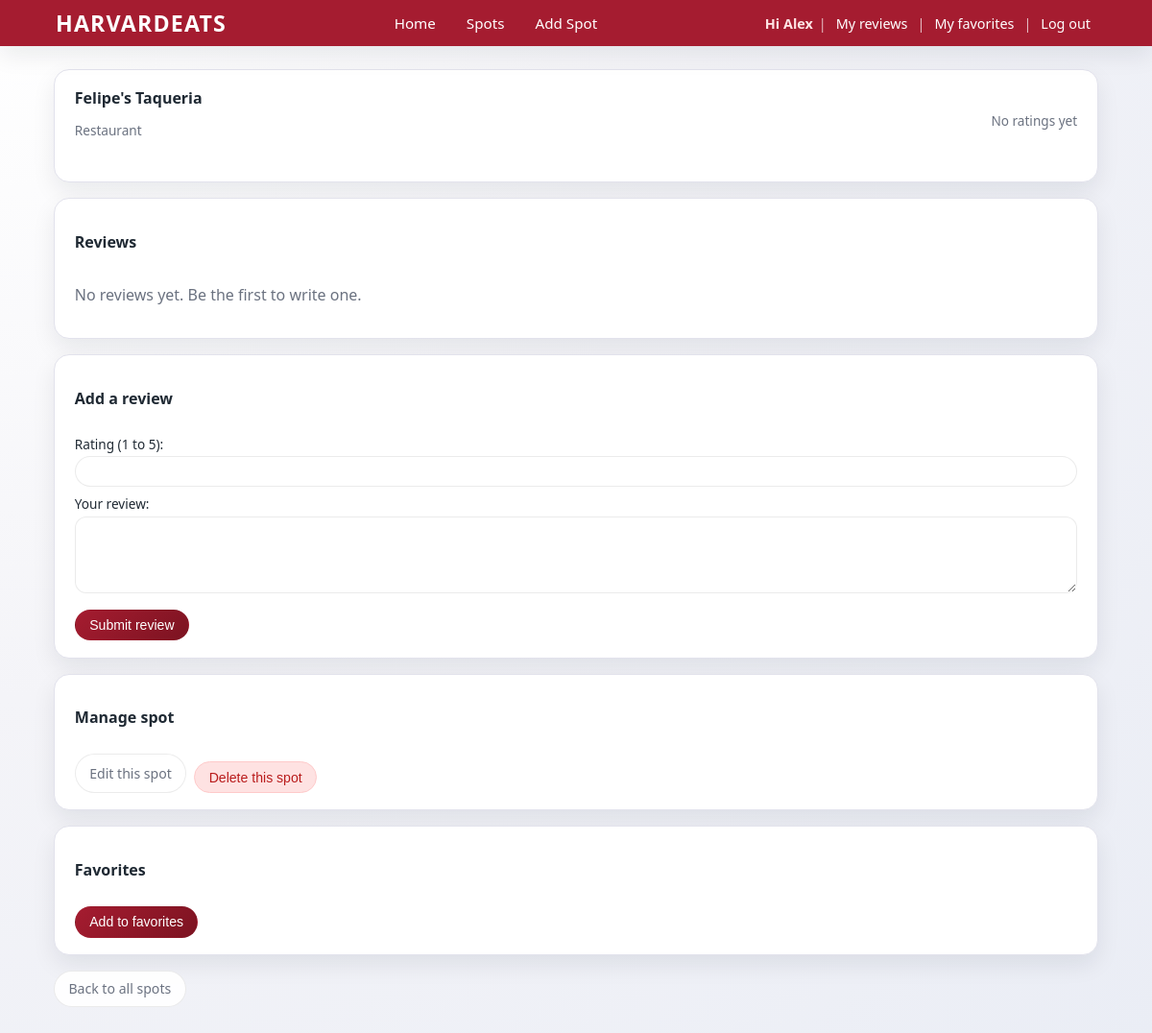
The app's page /spot/40 (signed in), older data.
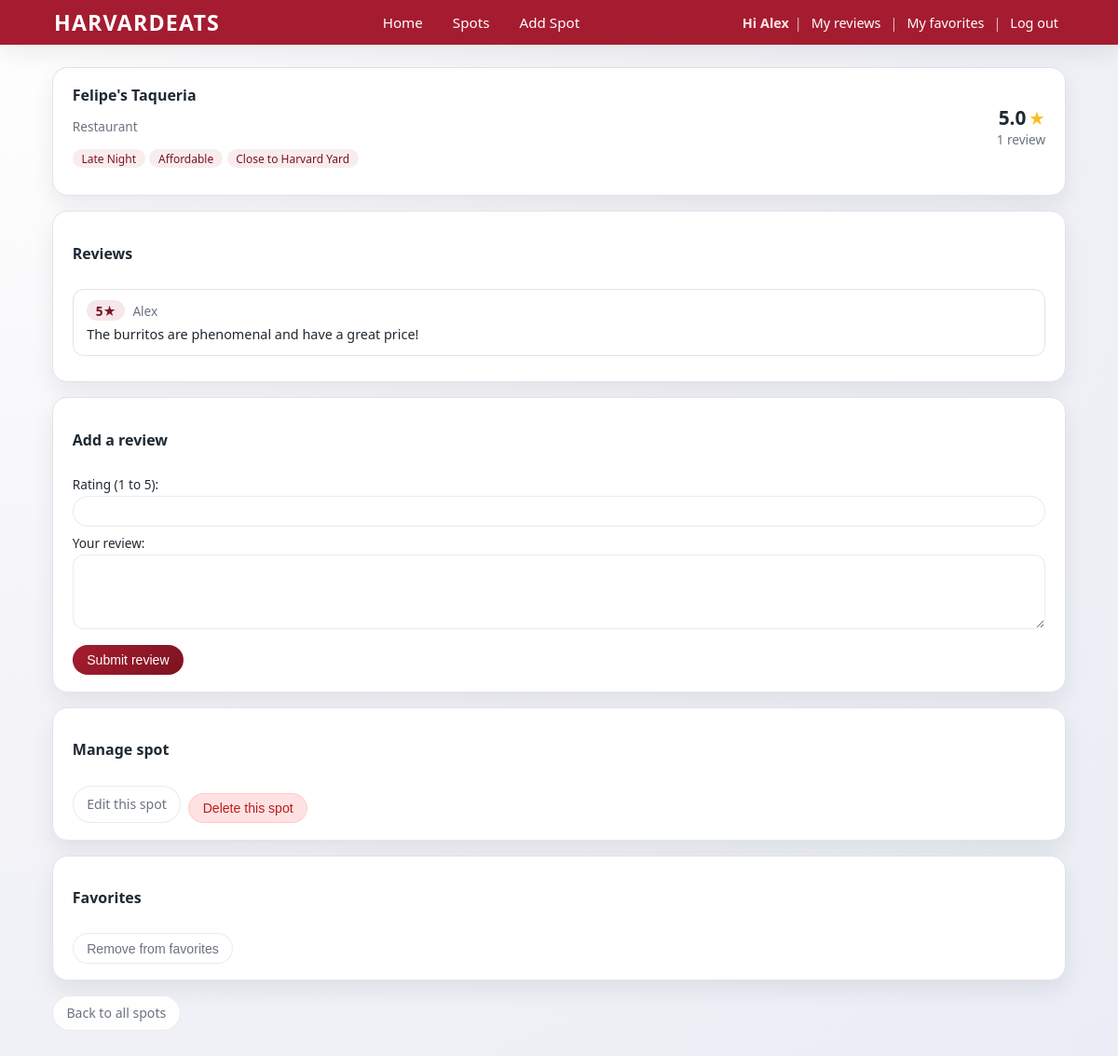
The same page, newer data.
### tables this page shows
CREATE TABLE users (
    id INTEGER PRIMARY KEY AUTOINCREMENT,
    username TEXT UNIQUE NOT NULL,
    hash TEXT NOT NULL
, is_admin INTEGER DEFAULT 0);

CREATE TABLE reviews (
    id INTEGER PRIMARY KEY AUTOINCREMENT,
    spot_id INTEGER NOT NULL,
    rating INTEGER NOT NULL,
    text TEXT,
    user_id INTEGER,
    created_at TIMESTAMP DEFAULT CURRENT_TIMESTAMP
);

### app.py (the view)
@app.route("/spot/<int:spot_id>")
def spot_detail(spot_id):
    if not session.get("user_id"):
        return redirect(url_for("login"))
    db = get_db()
    spot = db.execute(
        """
        SELECT
            id,
            name,
            category,
            latitude,
            longitude,
            late_night,
            fine_dining,
            health_conscious,
            affordable,
            sweet_treat,
            close
        FROM spots
        WHERE id = ?
        """,
        (spot_id,)
    ).fetchone()
    reviews = db.execute(
        """
        SELECT reviews.rating,
               reviews.text,
               users.username
        FROM reviews
        LEFT JOIN users ON reviews.user_id = users.id
        WHERE reviews.spot_id = ?
        ORDER BY reviews.id DESC
        """,
        (spot_id,)
    ).fetchall()
    avg_row = db.execute(
        "SELECT ROUND(AVG(rating), 1) AS avg_rating, COUNT(*) AS review_count FROM reviews WHERE spot_id = ?",
        (spot_id,)
    ).fetchone()
    avg_rating = avg_row["avg_rating"]
    review_count = avg_row["review_count"]
    is_favorite = False
    if session.get("user_id") and spot is not None:
        fav = db.execute(
            "SELECT 1 FROM favorites WHERE user_id = ? AND spot_id = ?",
            (session["user_id"], spot_id)
        ).fetchone()
        is_favorite = fav is not None
    db.close()
    if spot is None:
        return "Spot not found", 404
    return render_template(
        "spot_detail.html",
        spot=spot,
        reviews=reviews,
        is_favorite=is_favorite,
        avg_rating=avg_rating,
        review_count=review_count
    )

### app.py (called while the page is built)
def get_db():
    connection = sqlite3.connect("spots.db")
    connection.row_factory = sqlite3.Row  # lets us use column names later
    return connection

### templates/spot_detail.html (shortened to what this page needs)
{% extends "layout.html" %}
{% block content %}
<div class="card">
  <div class="card-header">
    <div>
      <h2 class="card-title">{{ spot["name"] }}</h2>
      <p class="card-subtitle">{{ spot["category"] }}</p>
      <div class="tags" style="margin-top:6px;">
        {% if spot.late_night %}<span class="tag">Late Night</span>{% endif %}
        {% if spot.affordable %}<span class="tag">Affordable</span>{% endif %}
        {% if spot.close %}<span class="tag">Close to Harvard Yard</span>{% endif %}
      </div>
    </div>
    <div class="spot-summary-rating">
      {% if avg_rating %}
        <div class="rating-badge">
          <span class="rating-value">{{ avg_rating }}</span>
          <span class="rating-star">★</span>
        </div>
        <div class="spot-meta">
          {{ review_count }} review{% if review_count != 1 %}s{% endif %}
        </div>
      {% else %}
        <div class="spot-meta">No ratings yet</div>
      {% endif %}
    </div>
  </div>
</div>
<div class="card">
  <div class="card-header">
    <h3 class="card-title">Reviews</h3>
  </div>
  {% if reviews %}
    <ul class="review-list">
      {% for review in reviews %}
        <li class="review-item">
          <div class="review-header">
            <span class="rating-pill">{{ review["rating"] }}★</span>
            {% if review["username"] %}
              <span class="review-user">{{ review["username"] }}</span>
            {% endif %}
          </div>
          <p class="review-text">{{ review["text"] }}</p>
        </li>
      {% endfor %}
    </ul>
  {% else %}
    <p class="text-muted">No reviews yet. Be the first to write one.</p>
  {% endif %}
</div>
{% if session.get("user_id") %}
  <div class="card">
    <div class="card-header">
      <h3 class="card-title">Add a review</h3>
    </div>
    <form action="/spot/{{ spot['id'] }}/review" method="POST">
      <label>Rating (1 to 5):</label>
      <input type="number" name="rating" min="1" max="5" required>
      <label class="mt-2">Your review:</label>
      <textarea name="text" required></textarea>
      <div class="mt-3">
        <button type="submit" class="btn btn-primary">Submit review</button>
      </div>
    </form>
  </div>
{% else %}
  <div class="card">
    <p><a href="/login" class="btn btn-primary">Log in to add a review</a></p>
  </div>
{% endif %}
{% if session.get("is_admin") %}
  <div class="card">
    <div class="card-header">
      <h3 class="card-title">Manage spot</h3>
    </div>
    <div class="manage-buttons">
      <a href="/spot/{{ spot['id'] }}/edit" class="btn btn-outline">Edit this spot</a>
      <form action="/spot/{{ spot['id'] }}/delete"
            method="POST"
            onsubmit="return confirm('Are you sure you want to delete this spot?');">
        <button type="submit" class="btn btn-danger">Delete this spot</button>
      </form>
    </div>
  </div>
{% endif %}
{% if session.get("user_id") %}
  <div class="card">
    <div class="card-header">
      <h3 class="card-title">Favorites</h3>
    </div>
    {% if is_favorite %}
      <form action="/spot/{{ spot['id'] }}/unfavorite" method="POST">
        <button type="submit" class="btn btn-outline">Remove from favorites</button>
      </form>
    {% else %}
      <form action="/spot/{{ spot['id'] }}/favorite" method="POST">
        <button type="submit" class="btn btn-primary">Add to favorites</button>
      </form>
    {% endif %}
  </div>
{% else %}
  <div class="card">
    <p><a href="/login" class="btn btn-outline">Log in to add this spot to your favorites</a></p>
  </div>
{% endif %}
<p class="mt-3">
  <a href="/spots" class="btn btn-outline">Back to all spots</a>
</p>
{% endblock %}

### templates/layout.html (shortened to what this page needs)
<!doctype html>
<html lang="en">
  <head>
    <link rel="stylesheet" href="{{ url_for('static', filename='styles.css') }}">
    <link
      rel="stylesheet"
      href="https://unpkg.com/leaflet@1.9.4/dist/leaflet.css"
    />
  </head>
  <body>
    <header>
      <div class="nav-wrapper">
        <div class="branding">
          <span class="brand-name">HarvardEats</span>
        </div>
        <nav class="nav-links">
          <a href="/">Home</a>
          <a href="/spots">Spots</a>
          <a href="/add-spot">Add Spot</a>
        </nav>
        <div class="auth-links">
          {% if session.get("user_id") %}
            <span class="user-label">Hi {{ session['username'] }}</span>
            <span class="divider">|</span>
            <a href="/my-reviews">My reviews</a>
            <span class="divider">|</span>
            <a href="/favorites">My favorites</a>
            <span class="divider">|</span>
            <a href="/logout">Log out</a>
          {% else %}
            <a href="/login">Log in</a>
            <span class="divider">|</span>
            <a href="/register">Register</a>
          {% endif %}
        </div>
      </div>
    </header>
    <main>
      {% block content %}{% endblock %}
    </main>
  </body>
</html>

Row changes from the older to the newer data that the page shows:
now on this page (row unchanged): users: username "Alex"
changed spots "Felipe's Taqueria": late_night 0 → 1 (drawn); affordable 0 → 1 (drawn); close 0 → 1 (drawn)
added reviews: rating "5", username "Alex", text "The burritos are phenomenal and have a great price!"
Text that changed along with them:
{{ avg_rating }}: (not shown) → "5.0"
{{ review_count }}: (not shown) → "1"
{{ session['username'] }}: "Alex" → (not shown)
text no longer shown: "No ratings yet No reviews yet. Be the first to write one. Add to favorites"
text now shown: "Late Night Affordable Close to Harvard Yard ★ review Remove from favorites"
